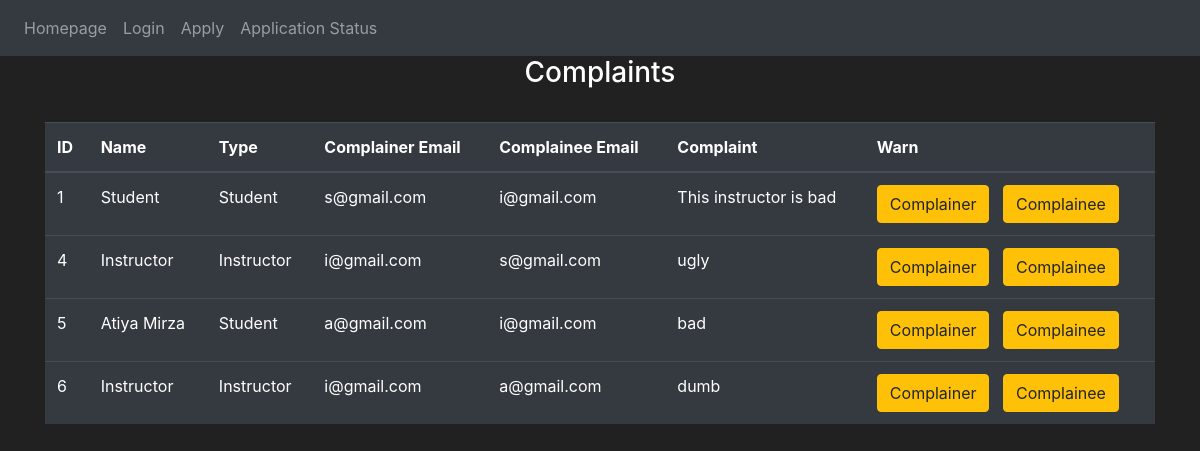
/complaints, run on an earlier commit of the app's database.
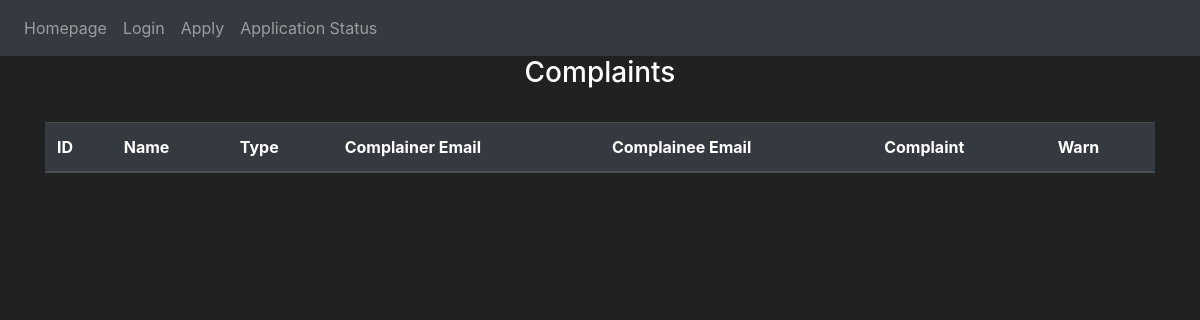
And on a later commit of the database.
### website/models.py (models this page shows, shortened)
class Complaints(db.Model):
    __tablename__ = 'complaints'
    id = db.Column(db.Integer, primary_key=True)
    fname = db.Column(db.String(400))
    ctype = db.Column(db.String(400))
    complainer_email = db.Column(db.String(400))
    complainee_email = db.Column(db.String(400))
    complaint = db.Column(db.String(400))

### website/auth.py (the view)
@auth.route('/complaints', methods=['GET', 'POST'])
def complaints():
    comps = Complaints.query.order_by(Complaints.id).all()
    if request.method == 'POST':
        if request.form.get('complainer_button'):
            _id = request.form.get('complainer_button')
            complaints = Complaints.query.filter_by(id=_id).all()
            complaint = complaints[0]
            flash(_id, category="success")
            warn_email = complaint.complainer_email
            if complaint.ctype == "Student":
                new_warning = Warnings(wtype = "Invalid complaint about instructor", email_warned = warn_email, complaint = complaint.complaint)
            elif complaint.ctype == "Instructor":
                new_warning = Warnings(wtype = "Invalid complaint about student", complaint = complaint.complaint, email_warned = warn_email)
            db.session.add(new_warning)
            flash("Warning sent", category="success")
            db.session.delete(complaint)
            db.session.commit()
            comps = Complaints.query.order_by(Complaints.id).all()
            return render_template("complaints.html", comp = comps, user=current_user)
        elif request.form.get('complainee_button'):
            _id = request.form.get('complainee_button')
            complaints = Complaints.query.filter_by(id=_id).all()
            complaint = complaints[0]
            flash(_id, category="success")
            warn_email = complaint.complainee_email
            if complaint.ctype == "Student":
                new_warning = Warnings(wtype = "Complaint from student", complaint = complaint.complaint, email_warned = warn_email)
            elif complaint.ctype == "Instructor":
                new_warning = Warnings(wtype = "Complaint from instructor", complaint = complaint.complaint, email_warned = warn_email)
            db.session.add(new_warning)
            flash("Warning sent", category="success")
            db.session.delete(complaint)
            db.session.commit()
            comps = Complaints.query.order_by(Complaints.id).all()
            return render_template("complaints.html", comp = comps, user=current_user)
    else:
        return render_template("complaints.html", comp = comps, user=current_user)

### website/templates/complaints.html (shortened to what this page needs)
{% extends "base.html" %} {% block title %}Complaints{% endblock %} {% block content
    %}
    <h3 align="center">Complaints</h3>
    <br>
    <form method="POST">
    <table class="table table-hover table-dark">
        <thead>
            <tr>
                <th scope="col">ID</th>
                <th scope="col">Name</th>
                <th scope="col">Type</th>
                <th scope="col">Complainer Email</th>
                <th scope="col">Complainee Email</th>
                <th scope="col">Complaint</th>
                <th scope="col">Warn</th>
            </tr>
        </thead>
            <tbody>
                {% for comps in comp %}
                    <tr>
                        <td>{{ comps.id }}</td>
                        <td>{{ comps.fname }}</td>
                        <td>{{ comps.ctype }}</td>
                        <td>{{ comps.complainer_email }}</td>
                        <td>{{ comps.complainee_email }}</td>
                        <td>{{ comps.complaint }}</td>
                        <td>
                            <button class="btn btn-outline btn-warning" name="complainer_button" value="{{ comps.id }}">Complainer</button>
                            <button class="btn btn-outline btn-warning" name="complainee_button" value="{{ comps.id }}">Complainee</button>
                        </td>
                    </tr>
                    {% endfor %}
            </tbody>
        </table>
    <br>
</form>
    {% endblock %}

### website/templates/base.html (shortened to what this page needs)
<!DOCTYPE html>
<html>
  <head>
    <link
      rel="stylesheet"
      href="https://stackpath.bootstrapcdn.com/bootstrap/4.4.1/css/bootstrap.min.css"
    />
    <link
      rel="stylesheet"
      href="https://stackpath.bootstrapcdn.com/font-awesome/4.7.0/css/font-awesome.min.css"
    />
  </head>
  <body>
    <nav class="navbar navbar-expand-lg navbar-dark bg-dark">
      <div class="collapse navbar-collapse" id="navbar">
        <div class="navbar-nav">
          {% if user.is_authenticated %}
          {% if user.usertype == "Student" %}
            <a class="nav-item nav-link" id="student-management" href="/student-management">Management</a>
            {% endif %}
            {% if user.usertype == "Registrar" %}
            <a class="nav-item nav-link" id="registrar-management" href="/registrar-management">Management</a>
            <a class="nav-item nav-link" id="courses-make" href="/courses-make">Course Make</a>
            <a class="nav-item nav-link" id="applications" href="/applications">Applications</a>
            <a class="nav-item nav-link" id="complaints" href="/complaints">Complaints</a>
            {% endif %}
          {% if user.usertype == "Instructor" %}
            <a class="nav-item nav-link" id="instructor-management" href="/instructor-management">Management</a>
            {% endif %}
          <a class="nav-item nav-link" id="logout" href="/logout">Logout</a>
          {% else %}
          <a class="nav-item nav-link" id="homepage" href="/">Homepage</a>
          <a class="nav-item nav-link" id="login" href="/login">Login</a>
          <a class="nav-item nav-link" id="apply" href="/apply">Apply</a>
          <a class="nav-item nav-link" id="applicationStatus" href="/application-status">Application Status</a>
          {% endif %}
        </div>
      </div>
    </nav>
    <div class="container">{% block content %} {% endblock %}</div>
   </body>
  </body>
</html>

### website/templates/base.html (style rules this page uses)
body { background-color: #212121; color: white }

What changed in the data, as far as the page shows it:
removed Complaints: id "1", fname "Student", ctype "Student", complainer_email "s@gmail.com", complainee_email "i@gmail.com", complaint "This instructor is bad"
removed Complaints: id "4", fname "Instructor", ctype "Instructor", complainer_email "i@gmail.com", complainee_email "s@gmail.com", complaint "ugly"
removed Complaints: id "5", fname "Atiya Mirza", ctype "Student", complainer_email "a@gmail.com", complainee_email "i@gmail.com", complaint "bad"
removed Complaints: id "6", fname "Instructor", ctype "Instructor", complainer_email "i@gmail.com", complainee_email "a@gmail.com", complaint "dumb"
